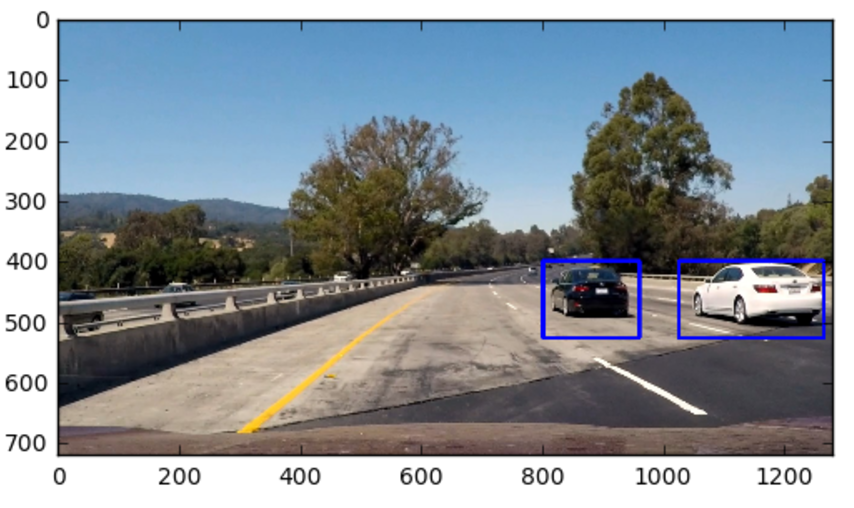
#> input picture test_images/output_bboxes.png, 854 x 508 px
$ jupyter execute --allow-errors vd_tests.ipynb   (shell and % lines are left out)   (older library calls are emulated)
#> lines starting #> are read from the running program, lines starting #| are printed output that depends on the picture
### feature_utils.py
import matplotlib.image as mpimg
import numpy as np
import cv2
from skimage.feature import hog


# [11 lines left out: function get_hog_features_all, not called in this run]

# Define a function to return HOG features and visualization
def get_hog_features(img, orient, pix_per_cell, cell_per_block,
                        vis=False, feature_vec=True):
	# Call with two outputs if vis==True
	if vis == True:
		features, hog_image = hog(img, orientations=orient,
				  pixels_per_cell=(pix_per_cell, pix_per_cell),
				  cells_per_block=(cell_per_block, cell_per_block),
				  transform_sqrt=True,
				  visualise=vis, feature_vector=feature_vec)
		return features, hog_image
	# Otherwise call with one output
	else:
		features = hog(img, orientations=orient,
			       pixels_per_cell=(pix_per_cell, pix_per_cell),
			       cells_per_block=(cell_per_block, cell_per_block),
			       transform_sqrt=True,
			       visualise=vis, feature_vector=feature_vec)
		return features

# Define a function to compute binned color features
def bin_spatial(img, size=(32, 32)):

	features = cv2.resize(img, size).ravel()

	return features

# Define a function to compute color histogram features
# NEED TO CHANGE bins_range if reading .png files with mpimg!
def color_hist(img, nbins=32, bins_range=(0, 256)):
	# Compute the histogram of the color channels separately
	channel1_hist = np.histogram(img[:,:,0], bins=nbins, range=bins_range)
	channel2_hist = np.histogram(img[:,:,1], bins=nbins, range=bins_range)
	channel3_hist = np.histogram(img[:,:,2], bins=nbins, range=bins_range)
	# Concatenate the histograms into a single feature vector
	hist_features = np.concatenate((channel1_hist[0], channel2_hist[0], channel3_hist[0]))
	# Return the individual histograms, bin_centers and feature vector
	return hist_features

# Define a function to extract features from a list of images
# Have this function call bin_spatial() and color_hist()
# [77 lines left out: functions extract_features, extract_features_YCrCb, not called in this run]

# Define a function that takes an image,
# start and stop positions in both x and y,
# window size (x and y dimensions),
# and overlap fraction (for both x and y)
def slide_window(img_shape, x_start_stop=[None, None], y_start_stop=[None, None],
                    xy_window=(64, 64), xy_overlap=(0.5, 0.5)):
	    # If x and/or y start/stop positions not defined, set to image size
	if x_start_stop[0] == None:
		x_start_stop[0] = 0
	if x_start_stop[1] == None:
		x_start_stop[1] = img_shape[1]
	if y_start_stop[0] == None:
		y_start_stop[0] = 0
	if y_start_stop[1] == None:
		y_start_stop[1] = img_shape[0]
	# Compute the span of the region to be searched
	xspan = x_start_stop[1] - x_start_stop[0]
	yspan = y_start_stop[1] - y_start_stop[0]

	# Compute the number of pixels per step in x/y
	nx_pix_per_step = np.int(xy_window[0]*(1 - xy_overlap[0]))
	ny_pix_per_step = np.int(xy_window[1]*(1 - xy_overlap[1]))
	# Compute the number of windows in x/y
	nx_windows = np.int(xspan/nx_pix_per_step) - 1
	ny_windows = np.int(yspan/ny_pix_per_step) - 1
	# Initialize a list to append window positions to
	window_list = []
	# Loop through finding x and y window positions
	# Note: you could vectorize this step, but in practice
	# you'll be considering windows one by one with your
	# classifier, so looping makes sense
	for ys in range(ny_windows):
		for xs in range(nx_windows):
			# Calculate window position
			startx = xs*nx_pix_per_step + x_start_stop[0]
			endx = startx + xy_window[0]
			starty = ys*ny_pix_per_step + y_start_stop[0]
			endy = starty + xy_window[1]
			#print(startx,endx,starty,endy)

			# Append window position to list
			window_list.append(((startx, starty), (endx, endy)))
	# Return the list of windows
	return window_list

def get_search_area_settings():
	search_area_settings = (400,320)
	return search_area_settings

def get_multiscalar_window_settings():
	# settings = ((xstart_stop),(ystart_stop),(xywindow_size))
	settings_64 = ((0,96),(0,960),(64,64))
	settings_96 = ((0,256),(0,960),(96,96))
	settings_128 = ((0,256),(0,960),(128,128))

	multiscalar_window_settings = []
	multiscalar_window_settings.append(settings_64)
	multiscalar_window_settings.append(settings_96)
	multiscalar_window_settings.append(settings_128)

	return multiscalar_window_settings

# [12 lines left out: function get_multiscale_settings, not called in this run]

def slide_window_multiscalar(img_shape):
	multiscalar_window_settings = get_multiscalar_window_settings()

	bboxes=[]

	for setting in  multiscalar_window_settings:
		x_start_stop = setting[0]
		y_start_stop = setting[1]
		x_y_window = setting[2]
		#print(x_start_stop,y_start_stop,x_y_window)
		windows = slide_window(img_shape,x_start_stop,y_start_stop,x_y_window,xy_overlap=(0.6, 0.6))

		bboxes.extend(windows)

	return bboxes


# Define a function to extract features from a single image window
# This function is very similar to extract_features()
# just for a single image rather than list of images
# [42 lines left out: function single_img_features, not called in this run]

"""
def get_YCrCb_features(window_list,y_img,y_hog,spatial_size=(32, 32), hist_bins=32, hist_range=(0, 256)):
	hot_windows = []
	for window in window_list:
		startx = window[0][0]
		starty = window[0][1]
		endx = window[1][0]
		endy = window[1][1]

		hog_img = y_hog[startx:endx,starty:endy]
		col_img = y_img[startx:endx,starty:endy]


# Define a function you will pass an image
# and the list of windows to be searched (output of slide_windows())
def search_windows(img, windows, clf, scaler, color_space='RGB', spatial_size=(32, 32), hist_bins=32, hist_range=(0, 256), orient=9, pix_per_cell=8, cell_per_block=2, hog_channel=0, spatial_feat=True, hist_feat=True, hog_feat=True):

	#1) Create an empty list to receive positive detection windows
	on_windows = []
	#2) Iterate over all windows in the list
	for window in windows:
		#3) Extract the test window from original image
		test_img = cv2.resize(img[window[0][1]:window[1][1], window[0][0]:window[1][0]], (64, 64))
		#4) Extract features for that window using single_img_features()
		features = single_img_features(test_img, color_space=color_space,
					spatial_size=spatial_size, hist_bins=hist_bins,
					orient=orient, pix_per_cell=pix_per_cell,
					cell_per_block=cell_per_block,
					hog_channel=hog_channel, spatial_feat=spatial_feat,
					hist_feat=hist_feat, hog_feat=hog_feat)
		#5) Scale extracted features to be fed to classifier
		test_features = scaler.transform(np.array(features).reshape(1, -1))
		#6) Predict using your classifier
		prediction = clf.predict(test_features)
		#7) If positive (prediction == 1) then save the window
		if prediction == 1:
			on_windows.append(window)
	#8) Return windows for positive detections
	return on_windows

# Define a function to draw bounding boxes
def draw_boxes(img, bboxes, color=(0, 0, 255), thick=6):
	# Make a copy of the image
	imcopy = np.copy(img)
	# Iterate through the bounding boxes
	for bbox in bboxes:
	# Draw a rectangle given bbox coordinates
		cv2.rectangle(imcopy, bbox[0], bbox[1], color, thick)
	# Return the image copy with boxes drawn
	return imcopy
"""

### vd_tests.ipynb
[cell 1]
import numpy as np
import glob
import cv2
import matplotlib.pyplot as plt
import os
import matplotlib.image as mpimg
import pickle


# [13 lines left out: function collect_images, not called in this run]

def read_pickled_img_data(filename):
    with open(filename,'rb') as f:
        nv_data = pickle.load(f)
        v_data = pickle.load(f)

    return nv_data, v_data

# [8 lines of commented-out code are left out]


#> (the rest of this cell did not finish here and is left out)

[cell 2]
from feature_utils import *

#> (the rest of this cell did not finish here and is left out)

[cell 3]
import numpy as np
import pickle
#> (the rest of this cell did not finish here and is left out)

#> (a cell that did not finish here is left out)

[cell 5]
img_file = 'test_images/output_bboxes.png'
img = mpimg.imread(img_file)
#> img is the input picture: shape (508, 854, 4) float32; mean R, G, B, A 0.542, 0.576, 0.604, 1
im2 = cv2.cvtColor(img,cv2.COLOR_RGB2YCrCb)
#> im2: shape (508, 854, 3) float32; mean of channels 0, 1, 2 0.569, 0.481, 0.52
#im2 = cv2.cvtColor(img,cv2.COLOR_BGR2YCrCb)
print(np.amax(im2))
#| 1.0
print(np.amin(im2))
#| 0.0

#> (a cell that did not finish here is left out)

[cell 7]
import numpy as np
import pickle
#> (the rest of this cell did not finish here and is left out)

[cell 8]
import numpy as np
import pickle
#> (the rest of this cell did not finish here and is left out)

[cell 9]
import numpy as np
import glob
import cv2
import matplotlib.pyplot as plt
import os
import matplotlib.image as mpimg
import pickle
from feature_utils import *

img_file = 'test_images/test6.jpg'
img = cv2.imread(img_file)
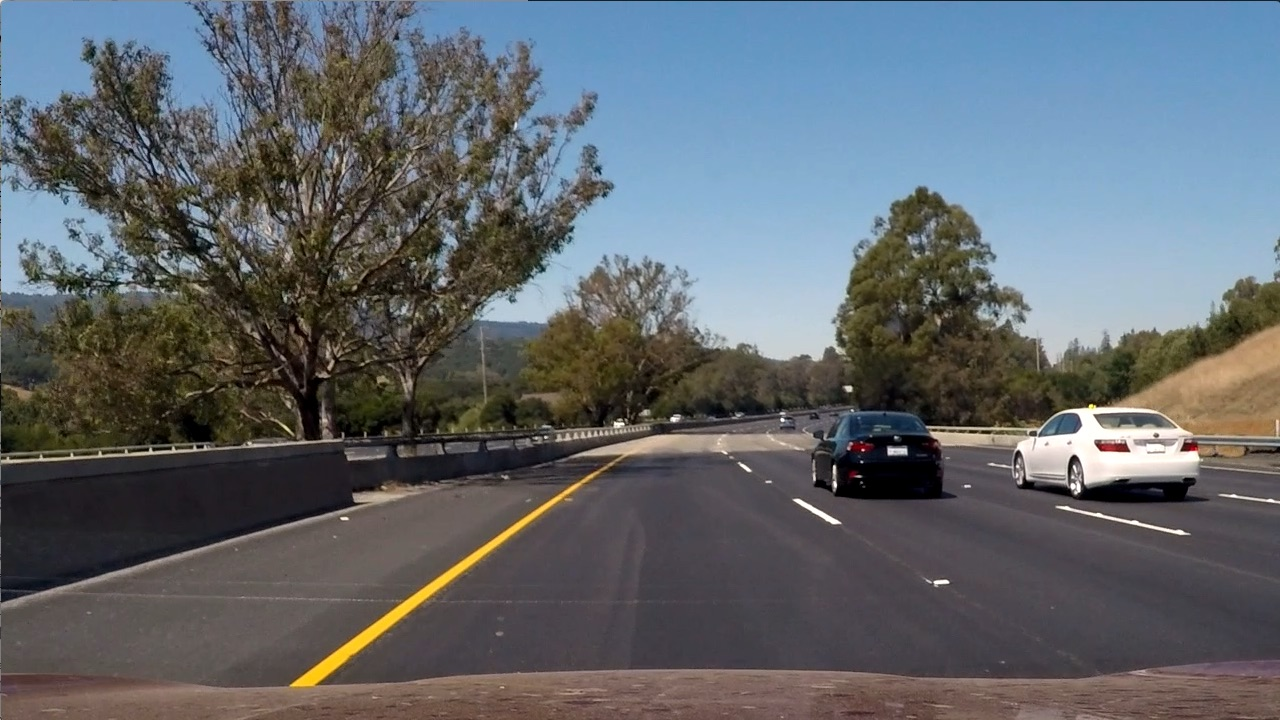
#> input picture test_images/test6.jpg, 1280 x 720 px
#> img is the input picture: shape (720, 1280, 3); mean B, G, R 107.9, 102.6, 97
img = img.astype(np.float32)/255
img = cv2.cvtColor(img,cv2.COLOR_BGR2YCrCb)
#> img: shape (720, 1280, 3) float32; mean of channels 0, 1, 2 0.398, 0.487, 0.513


y__img = img[400:,320:,:]
#> y__img: shape (320, 960, 3) float32; mean of channels 0, 1, 2 0.329, 0.519, 0.49

img_shape = np.shape(np.shape(y__img))
#> img_shape = (3,)
bboxes = slide_window_multiscalar(img_shape)

[cell 10]
print(np.shape(bboxes))
#| (262, 2, 2)
print(y__img.shape)
#| (320, 960, 3)

[cell 11]
def get_hog_features_all(feature_image,orient, pix_per_cell, cell_per_block,
                        vis=False, feature_vec=True):
    hog_features = []
    for channel in range(feature_image.shape[2]):
        hog_features.append(get_hog_features(feature_image[:,:,channel], orient, pix_per_cell, cell_per_block, vis=False, feature_vec=True))
    hog_features = np.ravel(hog_features)
    return hog_features

[cell 12]
def search_classify_img(window_list,y_img,spatial_size=(32, 32),hist_bins = 32, bins_range=(0, 256)):
#> called with spatial_size = (32, 32), hist_bins = 32, bins_range = (0, 256)
		hot_windows = []
		for window in window_list:
			startx = window[0][0]
			starty = window[0][1]
			endx = window[1][0]
			endy = window[1][1]

			col_img = cv2.resize(y_img[startx:endx,starty:endy],(64,64))
			hog_feats = get_hog_features_all(col_img, 9, 8, 2,
                        vis=False, feature_vec=True)
			hog_feats = np.ravel(hog_feats)

			bin_spatial_feats = bin_spatial(col_img, size=spatial_size)
			col_hist_feats = color_hist(col_img, nbins=hist_bins)

			img_features = [];
			img_features.extend(bin_spatial_feats)
			img_features.extend(col_hist_feats)
			img_features.extend(hog_feats)
			score = classifier.predict(img_features)
			if(score==1):
				hot_windows.append(window)
#> after the loop, hot_windows = []
		return hot_windows

#> (a cell that did not finish here is left out)

[cell 14]
# [102 lines left out: function search_classify_multiscale, not called in this run]

#> (a cell that did not finish here is left out)

[cell 16]
# [19 lines left out: functions draw_boxes, draw_boxes2, not called in this run]

[cell 17]
img_file = 'test_images/test6.jpg'
timg = mpimg.imread(img_file)
timg = timg[400:,320:,:]
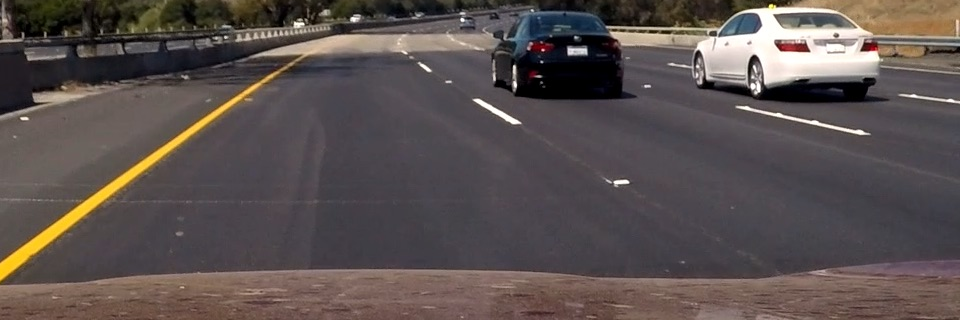
#> timg: shape (320, 960, 3); mean R, G, B 90.6, 81.2, 79.4
plt.imshow(timg)
print(timg.shape)
#| (320, 960, 3)
